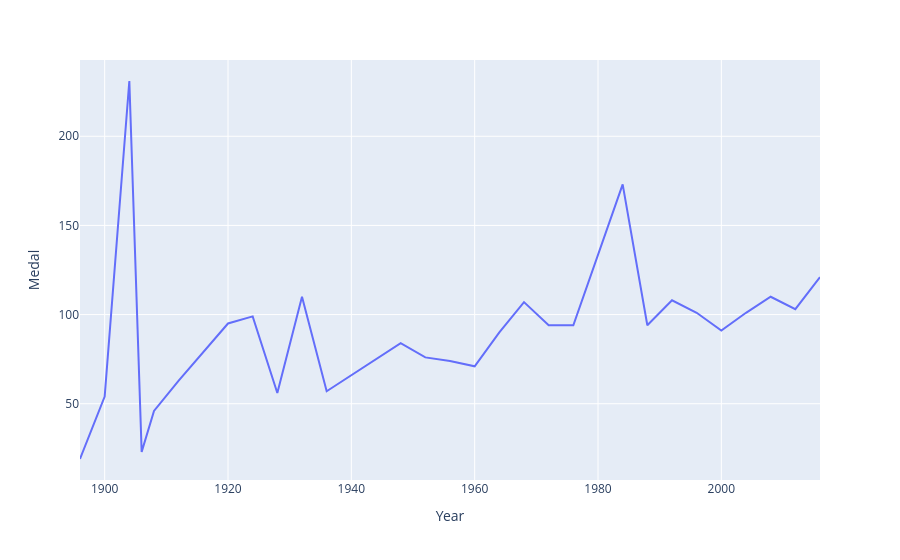

Notebook source saved alongside this figure:
### Code cell
# plotting line graph

fig = px.line(final_df, x='Year', y='Medal')

fig.show()

### Figure 1 — Plotly figure (JSON) as saved in the notebook; plotly's stock layout.template omitted (floating-point values rounded to 4 significant figures)
{"data": [{"hovertemplate": "Year=%{x}<br>Medal=%{y}<extra></extra>", "legendgroup": "", "line": {"color": "#636efa", "dash": "solid"}, "marker": {"symbol": "circle"}, "mode": "lines", "name": "", "orientation": "v", "showlegend": false, "type": "scatter", "x": [1896, 1900, 1904, 1906, 1908, 1912, 1920, 1924, 1928, 1932, 1936, 1948, 1952, 1956, 1960, 1964, 1968, 1972, 1976, 1984, 1988, 1992, 1996, 2000, 2004, 2008, 2012, 2016], "xaxis": "x", "y": [19, 54, 231, 23, 46, 63, 95, 99, 56, 110, 57, 84, 76, 74, 71, 90, 107, 94, 94, 173, 94, 108, 101, 91, 101, 110, 103, 121], "yaxis": "y"}], "layout": {"legend": {"tracegroupgap": 0}, "margin": {"t": 60}, "xaxis": {"anchor": "y", "domain": [0, 1], "title": {"text": "Year"}}, "yaxis": {"anchor": "x", "domain": [0, 1], "title": {"text": "Medal"}}}}
